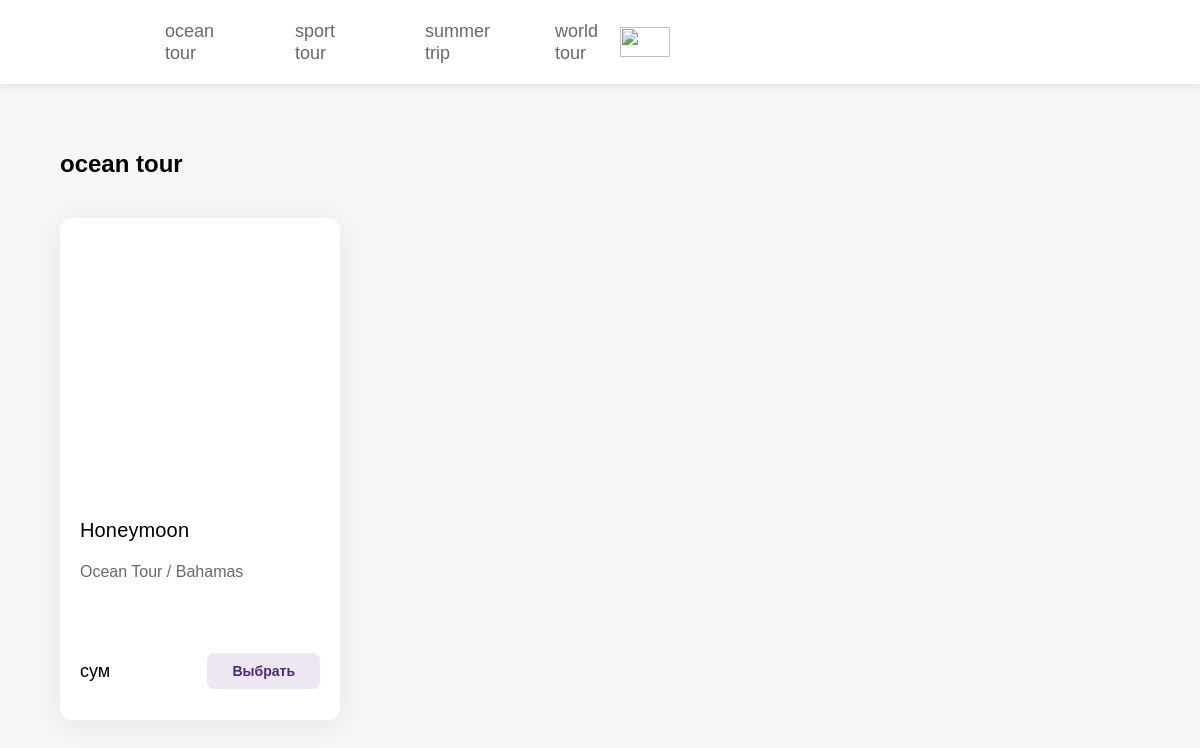
Page /2/ on the committed database.
### turist/models.py (models this page shows)
class Category(models.Model):
    name = models.CharField(max_length=300)
    class Meta:
        ordering = ['name']

class Turist(models.Model):
    name = models.CharField(max_length=300, db_index=True)
    content = models.TextField()
    rasmi = models.CharField(max_length=400)
    category = models.ForeignKey('Category', on_delete=models.PROTECT)
    class Meta:
        ordering = ['pk']

### turist/views.py (the view)
# urls.py: path("<int:category_id>/", get_by_category_id),
def get_by_category_id(request, category_id):
    categories = Category.objects.all()
    products = Turist.objects.filter(category=category_id)
    products_by = {}
    for c in categories:
        lst = []
        for p in products:
            if c == p.category:
                lst.append(p)
        if len(lst) != 0:
            products_by[c.name] = lst
    context = {
        "categories": categories,
        "products_by": products_by}
    return render(request, 'traveluz/turist.html', context)

### turist/templates/traveluz/turist.html
{% extends 'layout/base.html'%}
{% block content %}
{%load static %}
    {% for c , products in products_by.items %}
    <section>
        <h2>{{c}}</h2>
        <div class="container">
            {% for p in products %}
            <div class="item">
                <div class="image" style="width: 100%; height: 230px;padding-top: 30px"><img src="{{p.rasmi}}" alt="">
                </div>
                <p class="name">{{p.name}}</p>
                <p class="info">{{p.content}}</p>
                <div class="bottom">
                    <p class="price">{{p.price}} сум</p>
                    <button class="button">Выбрать</button>
                </div>
            </div>
            {% endfor %}
        </div>
    </section>
{% endfor %}
{% endblock %}

### turist/templates/layout/base.html (shortened to what this page needs)
{% load static %}
<!DOCTYPE html>
<html lang="en">
<head>
    <link rel="stylesheet" href="{% static "css/style.css" %}">
</head>
<body>
    <div class="header">
        <div class="menubutton">
            <a href="/"><img src="https://www.maxway.uz/logo.svg" alt="Logo" class="logo"></a>
            {% for c in categories %}
            <a class="menu" href="/{{c.pk}}/">{{c.name}}</a>
            {% endfor %}
            <img src="https://www.maxway.uz/images/Icons/shopping-cart.svg" style="height: 30px;;" alt="">
        </div>
    </div>
{% block content %}
{% endblock %}
</body>
</html>

### turist/static/css/style.css (style rules this page uses)
body { margin: 0 0 40px 0; background-color: #f6f6f6; font-family: 'Proxima-Nova', sans-serif; }
h2 { margin: 150px 0 0 60px; }
img { display: block; margin-left: auto; margin-right: auto; width: 100%; }
a { padding: 7px 15px; font-size: 18px; line-height: 22px; font-weight: 400; color: #696969; cursor: pointer; }
.container { display: flex; flex-wrap: wrap; justify-content: space-between; width: 90%; height: auto; margin: auto; }
.item { width: 240px; min-height: 200px; border-radius: 12px; background-color: white; padding: 20px; box-shadow: 0 4px 30px rgb(0 0 0 / 7%); margin-top: 40px; }
p.name { font-size: 20px; font-weight: 500; line-height: 24px; letter-spacing: 0.00735em; text-overflow: ellipsis; display: -webkit-box; -webkit-line-clamp: 1; -webkit-box-orient: vertical; }
p.info { color: #696969; margin: 0; font-size: 16px; line-height: 20px; font-weight: 200; height: 40px; overflow: hidden; text-overflow: ellipsis; display: -webkit-box; -webkit-line-clamp: 2; -webkit-box-orient: vertical; }
.bottom { width: 100%; min-height: 30px; background-color: white; display: flex; margin-top: 40px; justify-content: space-between; align-items: center; }
.price { font-style: normal; font-weight: 300; font-size: 18px; line-height: 22px; }
.button { color: #51267d; background-color: #51267d1c; padding: 10px 25px; border-radius: 7px; font-weight: 600; font-size: 14px; cursor: pointer; border-style: none; }
.header { width: 100%; min-height: 70px; background-color: white; position: fixed; margin-top: -150px; box-shadow: 0 1px 10px rgba(0, 0, 0, 0.096); z-index: 100; }
.menubutton { display: flex; justify-content: space-between; align-items: center; width: 50%; min-height: 70px; margin: 0 70px; }
.menu { display: flex; justify-content: space-between; align-items: center; width: 0; min-height: 70px; margin: 0 50px; }
.menu { text-decoration: none; }

### rows in the picture
Category: name "ocean tour"
Category: name "sport tour"
Category: name "summer trip"
Category: name "world tour"
Turist: name "ocean tour", name "Honeymoon", content "Ocean Tour / Bahamas"
